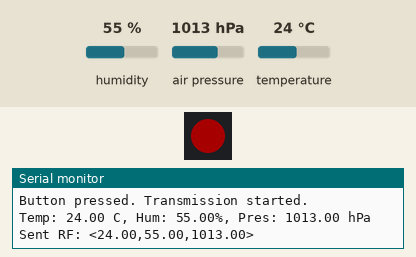
The sketch below on a simulated Raspberry Pi Pico. Shown: 1 RGB LEDs in strip order, left to right, the last lines printed to the serial monitor. The inputs (shaded band) are chosen by the test bench; at power-on: humidity 55 %, air pressure 1013 hPa, temperature 24 °C. Dim RGB values are drawn brighter than linear; no radio packets arrive unless stated.

Above: at 2.5 s.
At 5.81 s:
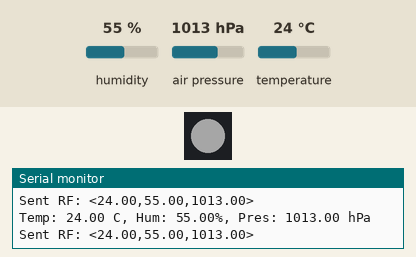
Timing chart, 0 to 6.4 s (numbered marks = the images above):
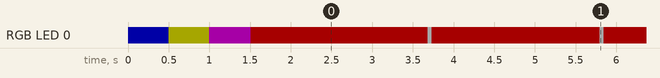

Measured:
- by itself, RGB LED 0: off → RGB(0, 0, 40) at 0.00 s, → RGB(40, 40, 0) 0.50 s later, → RGB(40, 0, 40) 0.50 s later, → RGB(40, 0, 0) 0.50 s later, … (40 changes in this stretch)

The sketch:

transmitter.ino
```cpp
/*
   PROJECT: Weather Station Transmitter DEBUG
   BOARD: YD-RP2040 (16MB)

   WIRING:
   - BME280 SDA -> GP4
   - BME280 SCL -> GP5
   - RF DAT     -> GP0
   - Onboard LED -> GP23
   - Onboard BTN -> GP24
*/

#include <Wire.h>
#include <Adafruit_Sensor.h>
#include <Adafruit_BME280.h>
#include <Adafruit_NeoPixel.h>
#include <RH_ASK.h>
#include <SPI.h>

// --- PIN CONFIGURATION ---
#define RF_TX_PIN      0
#define RF_RX_PIN      20
#define RF_PTT_PIN     21

#define I2C_SDA_PIN    4
#define I2C_SCL_PIN    5

#define NEOPIXEL_PIN   23
#define USR_BTN_PIN    24
#define NUM_PIXELS     1

// --- OBJECTS ---
Adafruit_NeoPixel strip(NUM_PIXELS, NEOPIXEL_PIN, NEO_GRB + NEO_KHZ800);
Adafruit_BME280 bme;
RH_ASK driver(2000, RF_RX_PIN, RF_TX_PIN, RF_PTT_PIN);

// --- VARIABLES ---
bool systemReady = false;
bool systemRunning = false;

void setup() {
  Serial.begin(115200);

  // I2C setup
  Wire.setSDA(I2C_SDA_PIN);
  Wire.setSCL(I2C_SCL_PIN);
  Wire.begin();

  // LED
  strip.begin();
  strip.setBrightness(40);
  strip.show();

  // Button
  pinMode(USR_BTN_PIN, INPUT_PULLUP);

  // --- POST / TEST ---

  // Blue: booting
  setStatusColor(0, 0, 255);
  delay(500);

  // Yellow: check BME280
  setStatusColor(255, 255, 0);
  if (!bme.begin(0x76) && !bme.begin(0x77)) {
    Serial.println("BME280 Error! Check wiring and address.");
    setStatusColor(255, 100, 0); // Orange
    while (1);
  }
  Serial.println("BME280 OK");
  delay(500);

  // Purple: check RF driver
  setStatusColor(255, 0, 255);
  if (!driver.init()) {
    Serial.println("RF Driver Error! Check wiring.");
    setStatusColor(255, 0, 100); // Magenta
    while (1);
  }
  Serial.println("RF Driver OK");
  delay(500);

  // Green: ready
  setStatusColor(0, 255, 0);
  Serial.println("System Ready. Press Button to Start Transmission.");
  systemReady = true;
}

void loop() {

  if (systemReady && !systemRunning) {
      systemRunning = true;
      setStatusColor(255, 0, 0); // RED: Transmitting
      Serial.println("Button pressed. Transmission started.");
  }

  if (systemRunning) {
    transmitWeather();
    delay(2000); // Send every 2 seconds
  }
}

void transmitWeather() {
  // Read sensor
  float temp = bme.readTemperature();
  float hum  = bme.readHumidity();
  float pres = bme.readPressure() / 100.0F;

  // Print to Serial for debug
  Serial.print("Temp: "); Serial.print(temp); Serial.print(" C, ");
  Serial.print("Hum: "); Serial.print(hum); Serial.print("%, ");
  Serial.print("Pres: "); Serial.print(pres); Serial.println(" hPa");

  // Format string: <temp,hum,pres>
  char buffer[32];
  snprintf(buffer, sizeof(buffer), "<%.2f,%.2f,%.2f>", temp, hum, pres);

  // Send via RF
  driver.send((uint8_t*)buffer, strlen(buffer));
  driver.waitPacketSent();
  Serial.print("Sent RF: "); Serial.println(buffer);

  // LED blink
  strip.setPixelColor(0, strip.Color(255, 255, 255));
  strip.show();
  delay(50);
  setStatusColor(255, 0, 0); // Back to RED
}

void setStatusColor(int r, int g, int b) {
  strip.setPixelColor(0, strip.Color(r, g, b));
  strip.show();
}
```
